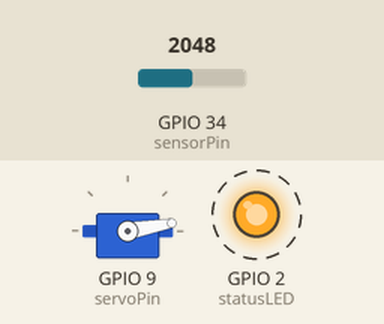
This sketch was run on a simulated ESP32. On the bench: servo, output pins drawn as LEDs (lit = HIGH). Dashed ring = blinking. Inputs (shaded band) come from the test bench; at power-on: GPIO 34 (sensorPin) = 2048. Nothing arrives over Bluetooth unless stated; a phone connects over Bluetooth LE 3 s after start; what the sketch prints to the serial monitor is not drawn.

Above: at 3.3 s.
At 4.0 s:
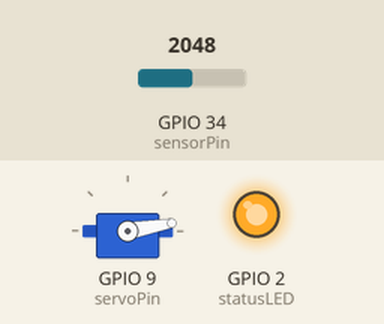
4.1 s: GPIO 34 (sensorPin) set to 3029
5.6 s: GPIO 34 (sensorPin) set to 3143
Timing chart, 0 to 8.6 s (numbered marks = the images above; inputs shaded):
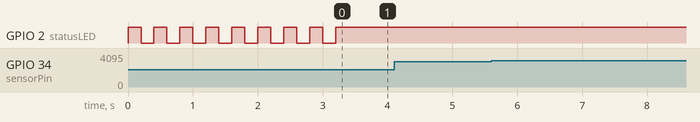

The sketch:

ARD_NO_POS.ino
```cpp
#include <ArduinoBLE.h>
#include <ESP32Servo.h>

// Dichiarazione delle librerie per la gestione BLE e del servo

// Servo
Servo myServo;  // Oggetto per il servo

// UUIDs per i servizi BLE
BLEService pressionService("19B10030-E8F2-537E-4F6C-D104768A1214");  // Servizio BLE per la pressione

// Caratteristiche BLE
BLEFloatCharacteristic pressionCharacteristic("19B10031-E8F2-537E-4F6C-D104768A1214", BLERead | BLENotify);  // Caratteristica per la lettura e la notifica della corrente

// Definizione dei pin e delle costanti
const int statusLED = 2;     // LED di stato su ESP32 (pin 2)
const int servoPin = 9;      // Pin a cui è connesso il servo (pin 9)
const int sensorPin = A6;    // Pin per il sensore ACS712 (pin analogico A6)
const float sensitivity = 0.185;  // Sensibilità del sensore ACS712 (mV/A)
const float offset = 2.5;    // Offset del sensore ACS712 (in V)
const float STALL_CURRENT =  0.24;       // Ampere, MG995 at 3.5 volt
const float STALL_TORQUE  = 6.88;      // kg·cm, MG995 at 3.5 volt
// Variabile globale per la connessione BLE
bool connected = false;

// Setup iniziale
void setup() {
  // Inizializzazione della comunicazione seriale per il debug
  Serial.begin(9600);

  // Setup del servo, con posizione iniziale a 20 gradi
  myServo.attach(servoPin);
  myServo.write(10);

  // Configurazione dei pin per il LED di stato e il sensore ACS712
  pinMode(statusLED, OUTPUT);
  pinMode(sensorPin, INPUT);


  // Inizializzazione della comunicazione BLE
  while (!BLE.begin()) {
    Serial.println("Errore: Impossibile avviare BLE!");
    delay(100);
  }


  // Setup BLE
  BLE.setLocalName("BLEController");  // Imposta il nome del dispositivo BLE
  BLE.setAdvertisedService(pressionService);  // Imposta il servizio BLE pubblicizzato
  pressionService.addCharacteristic(pressionCharacteristic);  // Aggiungi la caratteristica alla definizione del servizio
  BLE.addService(pressionService);  // Aggiungi il servizio BLE
  BLE.advertise();  // Inizia la pubblicità del servizio BLE
  Serial.println("BLE in attesa di connessione...");

  // Creazione dei task FreeRTOS
  xTaskCreatePinnedToCore(taskBLE, "TaskBLE", 4096, NULL, 1, NULL, NULL);  // Task per la gestione della connessione BLE
  xTaskCreatePinnedToCore(taskServoGest, "TaskServo", 4096, NULL, 2, NULL, NULL);  // Task per la gestione del servo
}

// Loop vuoto, tutto eseguito tramite i task FreeRTOS
void loop() {}

// Task per la lettura della corrente dal sensore ACS712
void taskServoGest(void *pvParameters) {
  while (true) {
    if (connected) {
      float current = getFilteredCurrent(300);
      float force = calculateForce(current);
      pressionCharacteristic.writeValue(force);
    }
      vTaskDelay(10 / portTICK_PERIOD_MS);
  }
}

// Metodo per leggere e filtrare la corrente (calcolata come media su un certo numero di campioni)
float getFilteredCurrent(int rateo) {
  float add = 0;
  for (int i = 0; i < rateo; i++) {
    float rawValue = analogRead(sensorPin);
    delay(0.2);
    float voltage = (rawValue / 4095.0) * 3.3;
    float current = (voltage - offset) / sensitivity;
    Serial.println(String(voltage) +" "+String(current));
    add += current;
  }
  float res = round((add / rateo) * 1000) / 1000;
  if(res<=0.01){
    res = 0;
  }
  return res;
}

// Funzione per calcolare la forza
float calculateForce(float current) {
    float torque = (current / STALL_CURRENT) * STALL_TORQUE;
    float forceKg = torque ;
    return forceKg;
}


// Task per la gestione della connessione BLE
void taskBLE(void *pvParameters) {
  while (true) {
    BLEDevice central = BLE.central();

    if (central) {
      Serial.println("connected");
      connected = true;
      digitalWrite(statusLED, HIGH);

      while (central.connected()) {
        vTaskDelay(100 / portTICK_PERIOD_MS);
      }
      Serial.println("disconnected");
      connected = false;
      digitalWrite(statusLED, LOW);
      BLE.advertise();
    } else {
      digitalWrite(statusLED, HIGH);
      vTaskDelay(200 / portTICK_PERIOD_MS);
      digitalWrite(statusLED, LOW);
      vTaskDelay(200 / portTICK_PERIOD_MS);
    }
  }
}
```

Measured:
- after the input at 4.1 s, every drawn part: stays the same
- after the input at 5.6 s, every drawn part: stays the same
- by itself, GPIO 2 (statusLED): alternates HIGH for 0.20 s and LOW for 0.20 s, 17 changes in all, then stays HIGH
